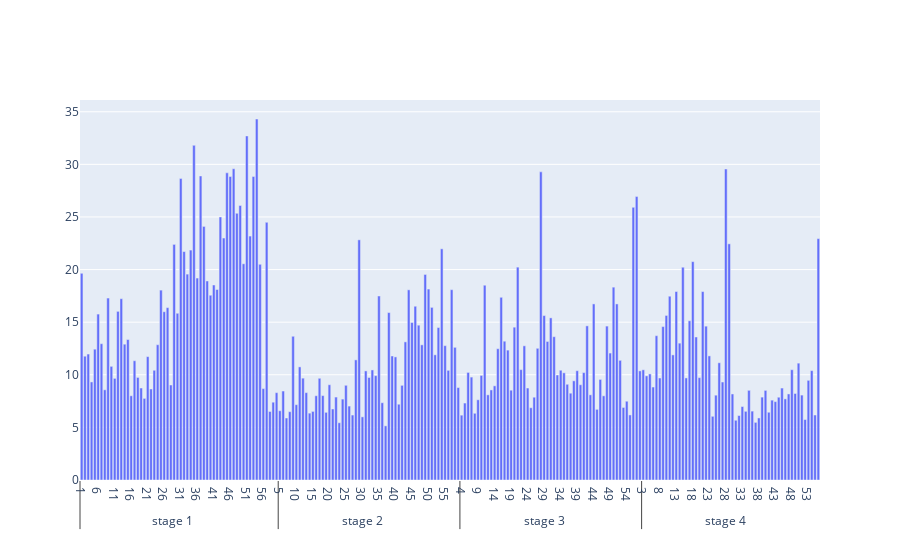

Notebook code for this chart:
### Code cell
import plotly.graph_objects as go

x_i = []
for i in range(4):
    for j in range(1, 57):
        x_i.append(j)
x_stage = [f'stage {j}' for j in range(1,5) for i in range(56)]


fig = go.Figure()
fig.add_bar(y=score, x=[x_stage,x_i])
# fig.update_layout(barmode='relative')
fig.show()

### Figure 1 — Plotly figure (JSON) as saved in the notebook; plotly's stock layout.template omitted (floating-point values rounded to 4 significant figures; data arrays with more than 128 entries replaced by an {"elided": "..."} marker saying what was removed)
{"data": [{"type": "bar", "x": {"elided": "2x224 mixed values"}, "y": {"elided": "224 float values"}}], "layout": {}}
